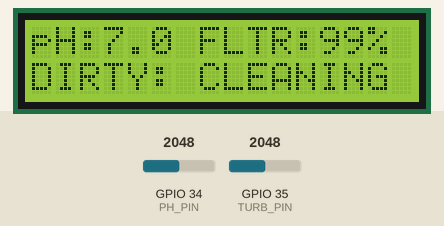
This sketch was run on a simulated ESP32. On the bench: 16×2 character LCD. The inputs (shaded band) are chosen by the test bench; at power-on: GPIO 34 (PH_PIN) = 2048, GPIO 35 (TURB_PIN) = 2048.

Above: at 3.2 s.
3.3 s: GPIO 34 (PH_PIN) set to 2414
At 5.1 s:
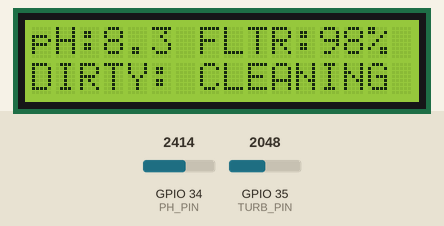
6.9 s: GPIO 34 (PH_PIN) set to 2525
At 8.4 s:
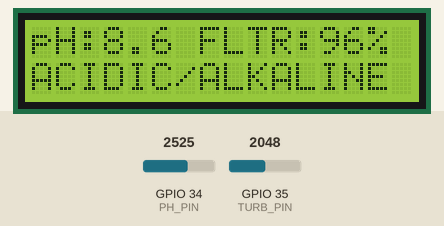
10.6 s: GPIO 34 (PH_PIN) set to 2866
At 12.7 s:
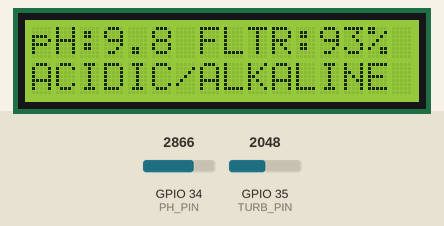
Timing chart, 0 to 14.2 s (numbered marks = the images above; inputs shaded):
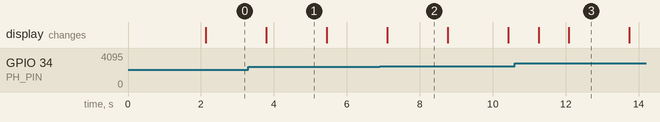

The sketch:

Smart_Water_System.ino
```cpp
#include <Wire.h>
#include <LiquidCrystal_I2C.h>

#define PH_PIN 34
#define TURB_PIN 35

LiquidCrystal_I2C lcd(0x27, 16, 2);

// Global Variables for the "Special" logic
float filterHealth = 100.0;

void setup() {
  Serial.begin(115200);
  Wire.begin(21, 22);
  lcd.init();
  lcd.backlight();

  lcd.setCursor(0, 0);
  lcd.print("AI-SMART WATER");
  lcd.setCursor(0, 1);
  lcd.print("SYSTEM STARTING");
  delay(2000);
  lcd.clear();
}

void loop() {
  // Read simulated sensors
  int phRaw = analogRead(PH_PIN);
  int turbRaw = analogRead(TURB_PIN);

  // Convert to realistic values
  float phValue = (phRaw / 4095.0) * 14.0;
  float turbidity = (turbRaw / 4095.0) * 100.0;

  // "Special" Feature: Filter Degradation Logic
  // If water is very dirty (Turbidity > 40), filter health drops faster
  if (turbidity > 40) {
    filterHealth -= 0.5;
  } else if (turbidity > 15) {
    filterHealth -= 0.1;
  }

  if (filterHealth < 0) filterHealth = 0;

  // Display Row 1: pH and Filter Life
  lcd.setCursor(0, 0);
  lcd.print("pH:"); lcd.print(phValue, 1);
  lcd.print(" FLTR:"); lcd.print((int)filterHealth); lcd.print("%");

  // Display Row 2: Potability Logic
  lcd.setCursor(0, 1);
  if (filterHealth <= 0) {
    lcd.print("SYSTEM LOCKED!  "); // Filter is dead
  } else if (phValue < 6.5 || phValue > 8.5) {
    lcd.print("ACIDIC/ALKALINE "); // Chemical imbalance
  } else if (turbidity > 20) {
    lcd.print("DIRTY: CLEANING "); // High turbidity
  } else {
    lcd.print("POTABLE: SAFE   "); // Everything is perfect
  }

  delay(800); // Slightly faster refresh for a "real-time" feel
}
```

Measured:
- the behaviour switches between 2486 and 2487 on GPIO 34 (PH_PIN) (found by bisection; images 1 and 2)
- after the input at 6.9 s, the display: changes after 0.20 s (image 2)
- what the display in image 1 shows lasts 1.6 s, from 3.8 s to 5.4 s
